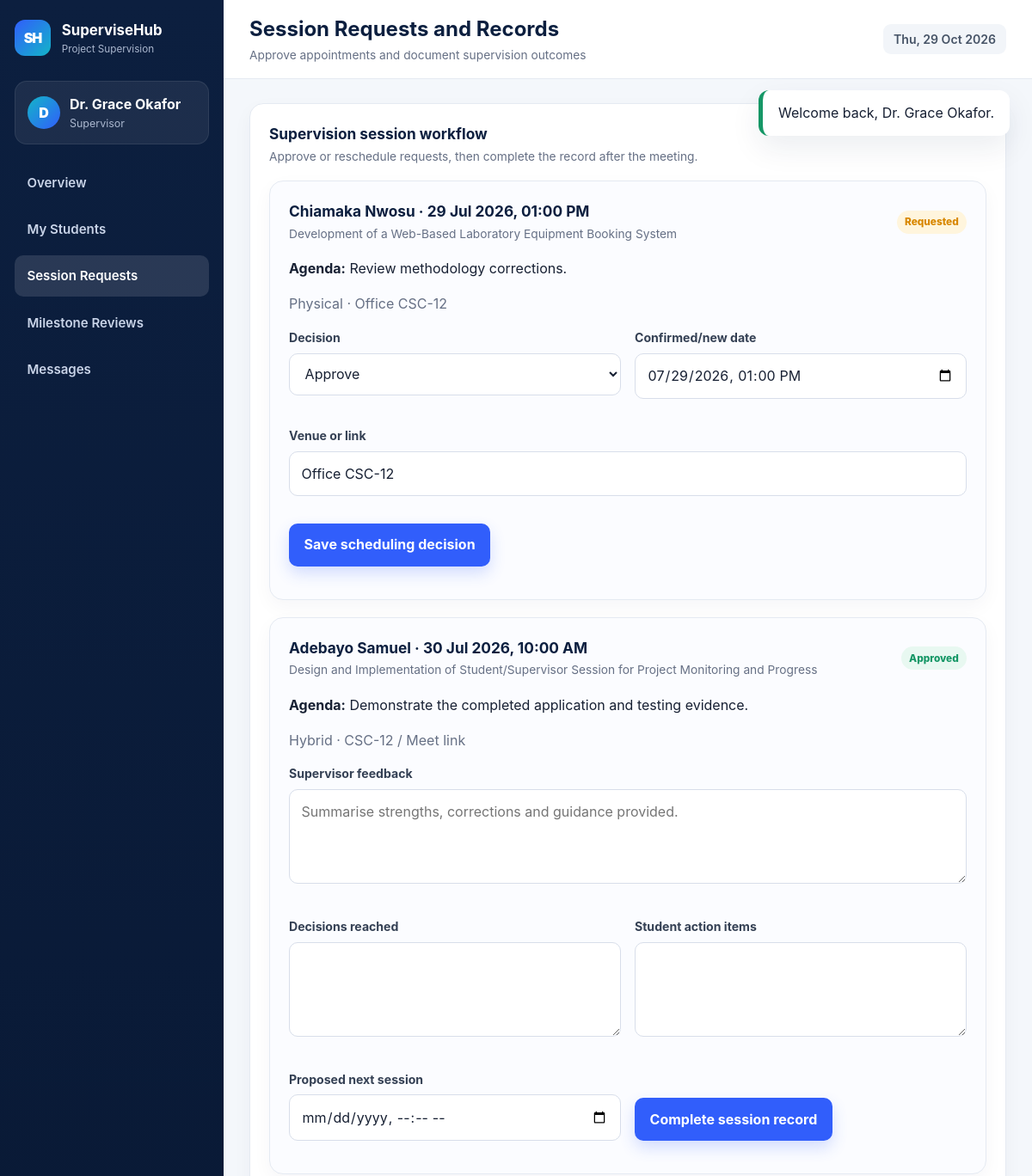
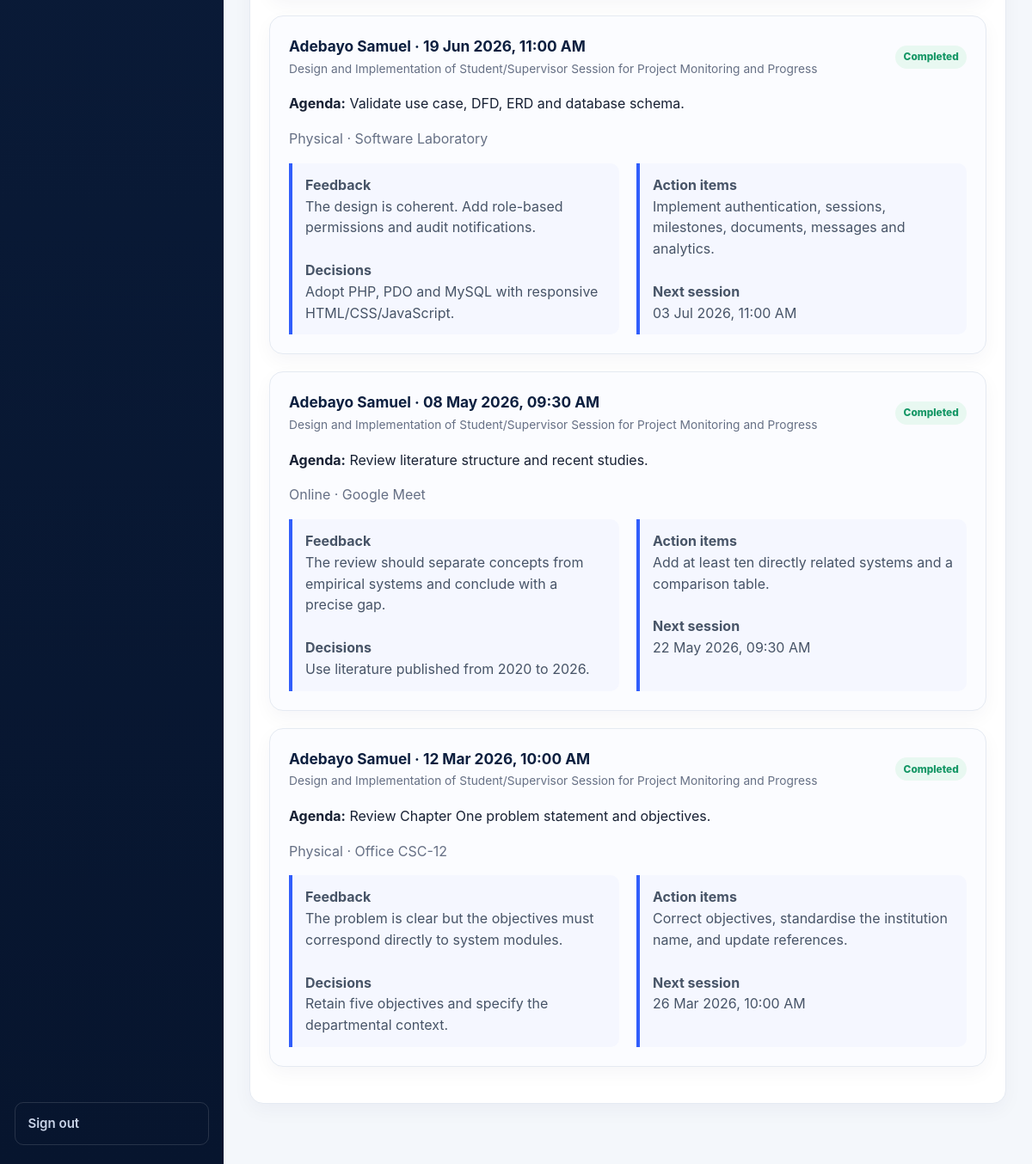
Screenshot of /index.php?page=supervisor-sessions (signed in) with the database file from the repository (2 pictures, top to bottom).
### tables this page shows
CREATE TABLE sessions (
 id INT UNSIGNED AUTO_INCREMENT PRIMARY KEY,
 project_id INT UNSIGNED NOT NULL,
 requested_by INT UNSIGNED NOT NULL,
 scheduled_at DATETIME NOT NULL,
 mode VARCHAR(20) NOT NULL DEFAULT 'physical',
 venue_or_link VARCHAR(255) NULL,
 agenda TEXT NOT NULL,
 status VARCHAR(30) NOT NULL DEFAULT 'requested',
 supervisor_feedback TEXT NULL,
 decisions TEXT NULL,
 action_items TEXT NULL,
 next_session_date DATETIME NULL,
 completed_at DATETIME NULL,
 created_at DATETIME NOT NULL DEFAULT CURRENT_TIMESTAMP,
 updated_at DATETIME NULL DEFAULT NULL ON UPDATE CURRENT_TIMESTAMP,
 CONSTRAINT fk_sessions_project FOREIGN KEY(project_id) REFERENCES projects(id) ON DELETE CASCADE,
 CONSTRAINT fk_sessions_requester FOREIGN KEY(requested_by) REFERENCES users(id) ON DELETE CASCADE,
 INDEX idx_sessions_project_status(project_id,status), INDEX idx_sessions_scheduled(scheduled_at)
);

CREATE TABLE users (
 id INT UNSIGNED AUTO_INCREMENT PRIMARY KEY,
 full_name VARCHAR(120) NOT NULL,
 email VARCHAR(160) NOT NULL UNIQUE,
 password_hash VARCHAR(255) NOT NULL,
 role VARCHAR(20) NOT NULL,
 matric_no VARCHAR(50) NULL UNIQUE,
 staff_no VARCHAR(50) NULL UNIQUE,
 department VARCHAR(160) NULL,
 status VARCHAR(20) NOT NULL DEFAULT 'active',
 created_at DATETIME NOT NULL DEFAULT CURRENT_TIMESTAMP,
 updated_at DATETIME NULL DEFAULT NULL ON UPDATE CURRENT_TIMESTAMP,
 INDEX idx_users_role_status(role,status)
);

CREATE TABLE projects (
 id INT UNSIGNED AUTO_INCREMENT PRIMARY KEY,
 student_id INT UNSIGNED NOT NULL,
 supervisor_id INT UNSIGNED NULL,
 title VARCHAR(300) NOT NULL,
 abstract TEXT NULL,
 current_stage VARCHAR(100) NOT NULL DEFAULT 'Proposal',
 status VARCHAR(30) NOT NULL DEFAULT 'active',
 start_date DATE NULL,
 due_date DATE NULL,
 created_at DATETIME NOT NULL DEFAULT CURRENT_TIMESTAMP,
 updated_at DATETIME NULL DEFAULT NULL ON UPDATE CURRENT_TIMESTAMP,
 UNIQUE KEY uq_student_project(student_id),
 CONSTRAINT fk_projects_student FOREIGN KEY(student_id) REFERENCES users(id) ON DELETE CASCADE,
 CONSTRAINT fk_projects_supervisor FOREIGN KEY(supervisor_id) REFERENCES users(id) ON DELETE SET NULL,
 INDEX idx_projects_supervisor(supervisor_id), INDEX idx_projects_status(status)
);

### index.php (called while the page is built, shortened)
<?php
require __DIR__ . '/includes/bootstrap.php';
$page = $_GET['page'] ?? (is_logged_in() ? dashboard_page(current_user()['role']) : 'home');
$routes = [
 'home'=>'home.php','login'=>'login.php','register'=>'register.php',
 'student-dashboard'=>'student_dashboard.php','student-sessions'=>'student_sessions.php','student-milestones'=>'student_milestones.php','student-documents'=>'student_documents.php',
 'supervisor-dashboard'=>'supervisor_dashboard.php','supervisor-students'=>'supervisor_students.php','supervisor-project'=>'supervisor_project.php','supervisor-sessions'=>'supervisor_sessions.php','supervisor-milestones'=>'supervisor_milestones.php',
 'admin-dashboard'=>'admin_dashboard.php','admin-users'=>'admin_users.php','admin-assignments'=>'admin_assignments.php','admin-projects'=>'admin_projects.php','admin-reports'=>'admin_reports.php',
 'messages'=>'messages.php'
];
include __DIR__ . '/views/' . $routes[$page];

### includes/functions.php (called while the page is built, shortened)
<?php
function e(?string $value): string { return htmlspecialchars($value ?? '', ENT_QUOTES, 'UTF-8'); }
function url(string $path = ''): string {
    global $config;
    return $config['base_url'] . ($path ? '/' . ltrim($path, '/') : '');
}
function current_user(): ?array { return $_SESSION['user'] ?? null; }
function db_all(string $sql, array $params = []): array {
    global $pdo; $st = $pdo->prepare($sql); $st->execute($params); return $st->fetchAll();
}
function format_date(?string $value, string $format = 'd M Y, h:i A'): string {
    if (!$value) return 'Not set'; return date($format, strtotime($value));
}
function status_class(string $status): string {
    return match(strtolower($status)) {
        'approved','completed','active','submitted' => 'success',
        'requested','pending','in progress','in_progress','rescheduled' => 'warning',
        'revision','cancelled','rejected','inactive','overdue' => 'danger',
        default => 'neutral'
    };
}

### config/app.php (called while the page is built)
<?php
return [
    'name' => getenv('APP_NAME') ?: 'SuperviseHub',
    'institution' => getenv('INSTITUTION_NAME') ?: 'Crawford University',
    'department' => getenv('DEPARTMENT_NAME') ?: 'Department of Computer Science',
    'base_url' => rtrim(getenv('APP_URL') ?: 'http://localhost:8000', '/'),
    'timezone' => getenv('APP_TIMEZONE') ?: 'Africa/Lagos',
    'upload_dir' => dirname(__DIR__) . '/uploads',
    'max_upload_bytes' => 5 * 1024 * 1024,
];

### includes/bootstrap.php (called while the page is built, shortened)
<?php
$config = require dirname(__DIR__) . '/config/app.php';
date_default_timezone_set($config['timezone']);
require dirname(__DIR__) . '/config/database.php';
require __DIR__ . '/functions.php';

### views/supervisor_sessions.php (the view)
<?php require_role('supervisor');$pageTitle='Session Requests and Records';$pageSubtitle='Approve appointments and document supervision outcomes';$sessions=db_all("SELECT s.*,u.full_name student_name,p.title project_title FROM sessions s JOIN projects p ON p.id=s.project_id JOIN users u ON u.id=p.student_id WHERE p.supervisor_id=? ORDER BY CASE WHEN s.status='requested' THEN 0 ELSE 1 END,s.scheduled_at DESC",[current_user()['id']]);include __DIR__.'/../includes/layout_top.php'; ?>
<div class="card"><div class="card-header"><div><h2>Supervision session workflow</h2><p>Approve or reschedule requests, then complete the record after the meeting.</p></div></div><?php if(!$sessions):?><div class="empty-state">No session records are available.</div><?php else:foreach($sessions as $s):?><div class="card" style="background:#fbfcff"><div class="card-header"><div><h3><?= e($s['student_name']) ?> · <?= e(format_date($s['scheduled_at'])) ?></h3><p><?= e($s['project_title']) ?></p></div><span class="badge <?= status_class($s['status']) ?>"><?= e($s['status']) ?></span></div><p><strong>Agenda:</strong> <?= e($s['agenda']) ?></p><p class="muted"><?= e(ucfirst($s['mode'])) ?> · <?= e($s['venue_or_link']) ?></p><?php if($s['status']==='requested'):?><form class="form-grid" method="post" action="<?= e(url('actions.php')) ?>"><input type="hidden" name="csrf" value="<?= e(csrf_token()) ?>"><input type="hidden" name="action" value="session_decision"><input type="hidden" name="session_id" value="<?= (int)$s['id'] ?>"><div class="form-group"><label>Decision</label><select name="status"><option value="approved">Approve</option><option value="rescheduled">Reschedule</option><option value="rejected">Reject</option></select></div><div class="form-group"><label>Confirmed/new date</label><input type="datetime-local" name="scheduled_at" value="<?= e(date('Y-m-d\TH:i',strtotime($s['scheduled_at']))) ?>"></div><div class="form-group full"><label>Venue or link</label><input name="venue_or_link" value="<?= e($s['venue_or_link']) ?>"></div><div class="form-group full"><button class="button" type="submit">Save scheduling decision</button></div></form><?php elseif(in_array($s['status'],['approved','rescheduled'],true)):?><form method="post" action="<?= e(url('actions.php')) ?>"><input type="hidden" name="csrf" value="<?= e(csrf_token()) ?>"><input type="hidden" name="action" value="complete_session"><input type="hidden" name="session_id" value="<?= (int)$s['id'] ?>"><div class="form-grid"><div class="form-group full"><label>Supervisor feedback</label><textarea name="supervisor_feedback" required placeholder="Summarise strengths, corrections and guidance provided."></textarea></div><div class="form-group"><label>Decisions reached</label><textarea name="decisions" required></textarea></div><div class="form-group"><label>Student action items</label><textarea name="action_items" required></textarea></div><div class="form-group"><label>Proposed next session</label><input type="datetime-local" name="next_session_date"></div><div class="form-group" style="display:flex;align-items:end"><button class="button" type="submit">Complete session record</button></div></div></form><?php elseif($s['status']==='completed'):?><div class="split-grid"><div class="callout"><strong>Feedback</strong><br><?= e($s['supervisor_feedback']) ?><br><br><strong>Decisions</strong><br><?= e($s['decisions']) ?></div><div class="callout"><strong>Action items</strong><br><?= e($s['action_items']) ?><br><br><strong>Next session</strong><br><?= e(format_date($s['next_session_date'])) ?></div></div><?php endif;?></div><?php endforeach;endif;?></div>
<?php include __DIR__.'/../includes/layout_bottom.php'; ?>

### assets/css/app.css (style rules this page uses)
:root { --navy:#0c1f3f;--navy2:#132c55;--blue:#315efb;--cyan:#13b5c8;--bg:#f4f7fb;--card:#fff;--text:#172033;--muted:#667085;--line:#e5eaf2;--success:#159766;--warning:#d88700;--danger:#d64545;--shadow:0 14px 35px rgba(17,36,75,.08) }
* { box-sizing:border-box }
html { scroll-behavior:smooth }
body { margin:0;font-family:Inter,Segoe UI,Arial,sans-serif;color:var(--text);background:var(--bg);line-height:1.55 }
button,input,select,textarea { font:inherit }
button { cursor:pointer }
.button,.btn { display:inline-flex;align-items:center;justify-content:center;gap:.45rem;border:0;border-radius:10px;background:var(--blue);color:#fff;padding:.78rem 1.1rem;font-weight:700;box-shadow:0 8px 18px rgba(49,94,251,.2) }
.form-grid { display:grid;grid-template-columns:repeat(2,1fr);gap:16px }
.form-group { margin-bottom:16px }
.form-group.full { grid-column:1/-1 }
label { display:block;font-size:.88rem;font-weight:700;margin-bottom:7px;color:#344054 }
input,select,textarea { width:100%;border:1px solid #d8deea;border-radius:10px;padding:.78rem .85rem;background:#fff;color:var(--text);outline:none;transition:.2s }
textarea { min-height:110px;resize:vertical }
.app-shell { display:grid;grid-template-columns:260px 1fr;min-height:100vh }
.card { background:#fff;border:1px solid var(--line);border-radius:16px;padding:22px;box-shadow:0 8px 22px rgba(17,36,75,.04);margin-bottom:20px }
.card-header { display:flex;align-items:center;justify-content:space-between;gap:16px;margin-bottom:17px }
.card-header h2,.card-header h3 { margin:0;color:var(--navy);font-size:1.08rem }
.card-header p { margin:2px 0 0;color:var(--muted);font-size:.86rem }
.badge { display:inline-flex;align-items:center;padding:.28rem .58rem;border-radius:999px;font-size:.74rem;font-weight:800;text-transform:capitalize;background:#eef1f5;color:#596579 }
.badge.success { background:#e8f8f1;color:var(--success) }
.badge.warning { background:#fff5dd;color:var(--warning) }
.split-grid { display:grid;grid-template-columns:1fr 1fr;gap:20px }
.callout { border-left:4px solid var(--blue);padding:13px 15px;background:#f5f7ff;border-radius:0 10px 10px 0;color:#475467 }
.muted { color:var(--muted) }

### rows the page displays
sessions: requested_by.full_name "Chiamaka Nwosu", scheduled_at "29 Jul 2026, 01:00 PM", project.title "Development of a Web-Based Laboratory Equipment Booking System", status "Requested", agenda "Review methodology corrections.", mode "Physical", venue_or_link "Office CSC-12", scheduled_at "07/29/2026 13:00"
sessions: requested_by.full_name "Adebayo Samuel", scheduled_at "30 Jul 2026, 10:00 AM", project.title "Design and Implementation of Student/Supervisor Session for Project Monitoring and Progress", status "Approved", agenda "Demonstrate the completed application and testing evidence.", mode "Hybrid", venue_or_link "CSC-12 / Meet link"
sessions: requested_by.full_name "Adebayo Samuel", scheduled_at "19 Jun 2026, 11:00 AM", project.title "Design and Implementation of Student/Supervisor Session for Project Monitoring and Progress", status "Completed", agenda "Validate use case, DFD, ERD and database schema.", mode "Physical", venue_or_link "Software Laboratory", supervisor_feedback "The design is coherent. Add role-based permissions and audit notifications.", decisions "Adopt PHP, PDO and MySQL with responsive HTML/CSS/JavaScript.", action_items "Implement authentication, sessions, milestones, documents, messages and analytics.", next_session_date "03 Jul 2026, 11:00 AM"
sessions: requested_by.full_name "Adebayo Samuel", scheduled_at "08 May 2026, 09:30 AM", project.title "Design and Implementation of Student/Supervisor Session for Project Monitoring and Progress", status "Completed", agenda "Review literature structure and recent studies.", mode "Online", venue_or_link "Google Meet", supervisor_feedback "The review should separate concepts from empirical systems and conclude with a precise gap.", decisions "Use literature published from 2020 to 2026.", action_items "Add at least ten directly related systems and a comparison table.", next_session_date "22 May 2026, 09:30 AM"
sessions: requested_by.full_name "Adebayo Samuel", scheduled_at "12 Mar 2026, 10:00 AM", project.title "Design and Implementation of Student/Supervisor Session for Project Monitoring and Progress", status "Completed", agenda "Review Chapter One problem statement and objectives.", mode "Physical", venue_or_link "Office CSC-12", supervisor_feedback "The problem is clear but the objectives must correspond directly to system modules.", decisions "Retain five objectives and specify the departmental context.", action_items "Correct objectives, standardise the institution name, and update references.", next_session_date "26 Mar 2026, 10:00 AM"

### other values shown
$config['name'] "SuperviseHub"
substr($user['full_name'],0,1) "D"
$user['full_name'] "Dr. Grace Okafor"
$user['role'] "Supervisor"
$pageTitle "Session Requests and Records"
$pageSubtitle "Approve appointments and document supervision outcomes"
$f['message'] "Welcome back, Dr. Grace Okafor."
